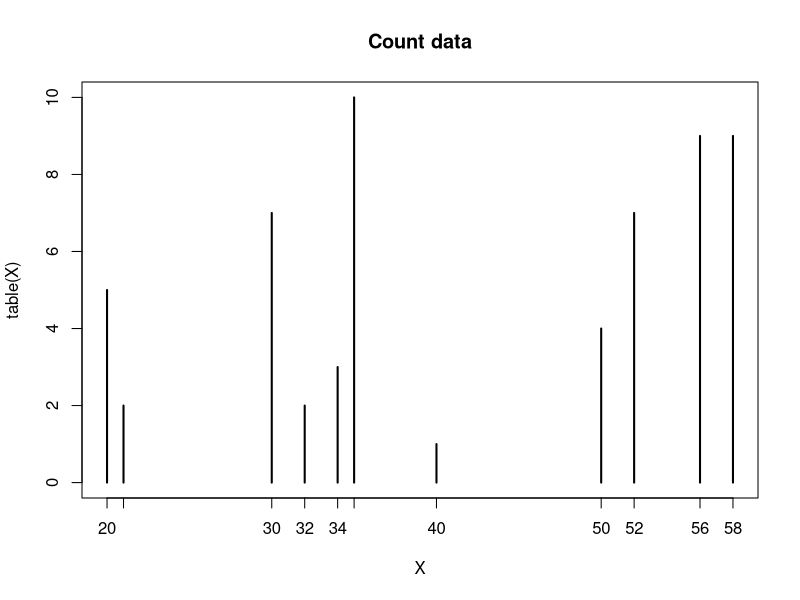
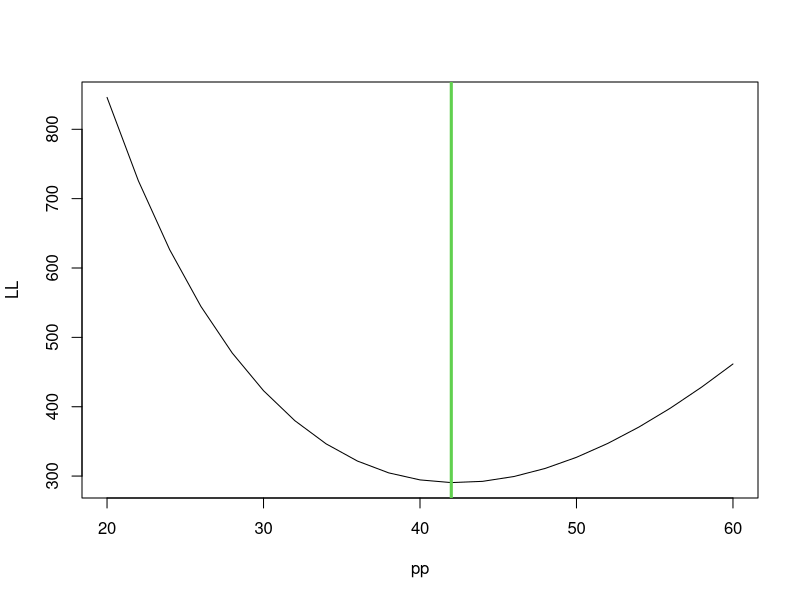

The R script that drew these images, in order:
# Maximum Likelihood Estimation on Poisson Regression
# Chenxin XIE

#---------------------- simulate a data set----------------------------------#

n <- c(20, 30, 32, 40, 45, 52, 58, 35, 34, 21, 25, 35, 56, 50)
Y <- c(5, 7, 2, 1, 0, 7, 9, 5, 3, 2, 0, 5, 9, 4)
X <- rep(n,Y)

plot(table(X), main="Count data")

#---------------define a likelihood function for poisson----------------------#

Likelihood_Poisson <- function(x, lambda) {
  
  -sum(x * log(lambda) - log(factorial(x)) - lambda) 
}


# check likelihood with different lambda

Likelihood_Poisson(X, 3)  # 4581.972

Likelihood_Poisson(X, 10)  # 1987.448

# find the best lambda by plot the poisson ditribution 
pp = seq(20, 60, by = 2)
LL = c()
for (i in pp) {
lp = Likelihood_Poisson(X,i)
LL = append(LL, lp)
}
max_point = which.min(LL)

plot(pp, LL, type = 'l')
abline( v = pp[max_point], col = 3, lwd = 3)

pp[max_point] # 42

#-------------------use optim to get the maximum likelihood--------------------#

optim(par = 2, fn = Likelihood_Poisson, x = X, method = "Brent", lower = 10, upper = 60)

# $par
# [1] 42.33898
# 
# $value
# [1] 290.5263


#-------------------------compare with fitdistr--------------------------------#

library(MASS)
fitdistr(X, "Poisson")
#    lambda  
#  42.3389831 
# ( 0.8471186)

mean(X) # 42.33898
